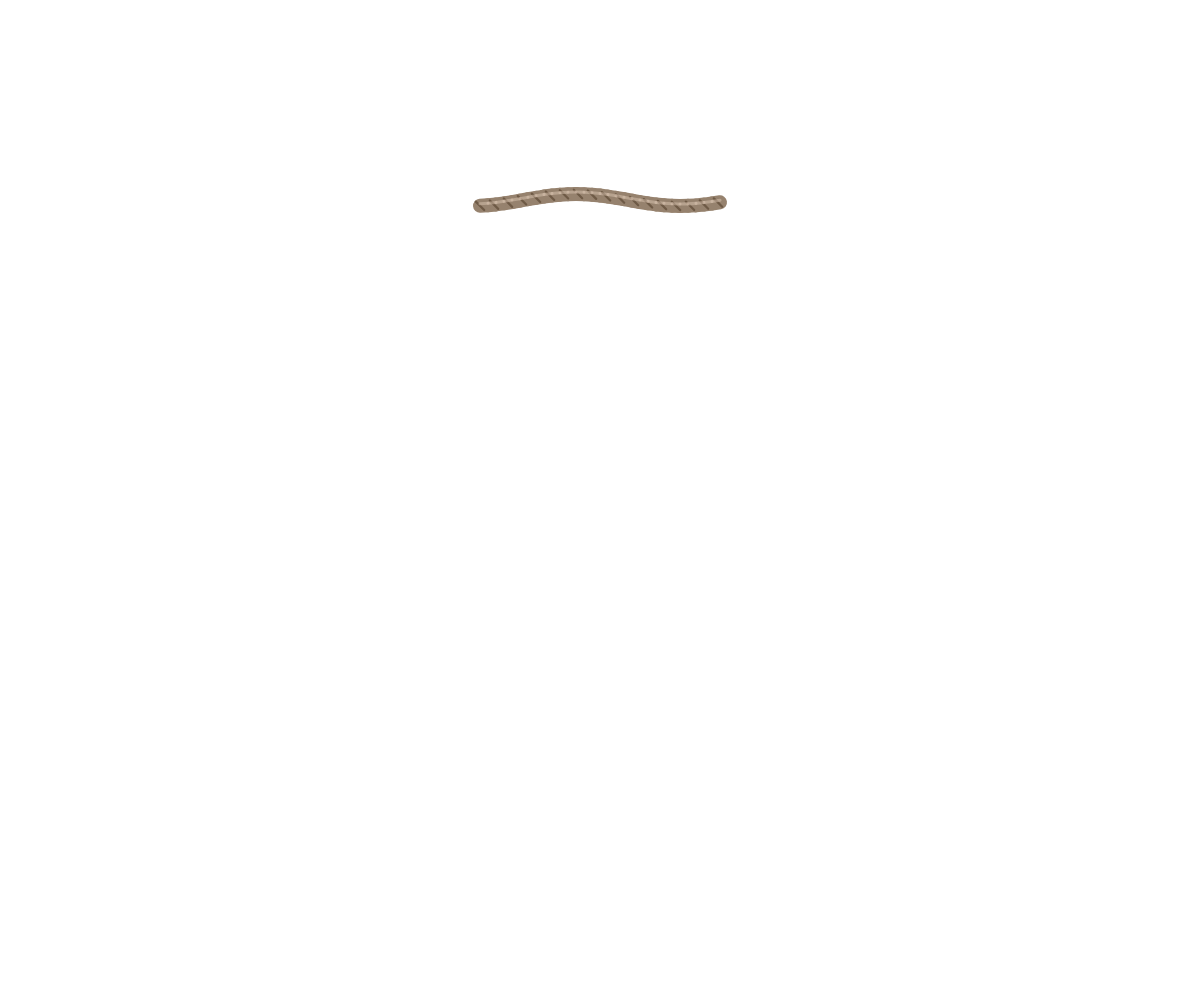
Frame 1 (no input)
Frame 60 (no input): identical to frame 1, image omitted
Frame 120 (the mouse pressed at the canvas centre since frame 60): identical to frame 1, image omitted

The p5.js sketch that drew this single still picture (run headless with seeded random() and noise() and a simulated clock; from frame 60 on, the mouse is pressed at the canvas centre):

// p5.js sketch
// ── sketch.js
let ropeX;
let ropeY;
let dragging = false;
let ropeLength = 240;
let targetLength = 240;

let drop = null;
let ripples = [];

let letters = [];
let waterLevel;
let dropTargetY;
let margin;

let poem = `And then you appeared. And then I fell in love with you.
My emotions hadn’t fluctuated that wildly in a long time. I realized I didn’t need high scores or a lot of money to feel joyful every day. The feelings I had spent so long chasing — you could give them to me with a single hug. So this is what it feels like to be cared for. So this is what it feels like to be missed. How can people hug each other every single day? Why me? How am I worthy of your love?
I accept your care cautiously, and cautiously test how bold I’m allowed to be. You hold my hand without saying anything, watching me fold your fingers one by one and open them again. You bury your head against my chest, and suddenly my heart feels like waves crashing inside me. When you kiss my cheek somewhere dark, my ears turn red enough to cosplay the sun.
I still have so many serious things to do this month — preparing for exams, working on my portfolio, taking tests in June, sending résumés, internships. I’m scared. Scared of the unknown, and of all the things that slip through my fingers no matter how hard I try to hold on to them.
And then I think of your face.
In your bright eyes, I can see myself reflected there. Suddenly, everything feels a little less frightening. You’re already beside me — what else is there to fear? All that’s left is to quietly prepare for each thing ahead of me, and then come to you afterward for praise and hugs.`;

function setup() {
  createCanvas(windowWidth, windowHeight);
  pixelDensity(1);

  ropeX = width / 2;
  ropeY = height * 0.2;
textFont("Georgia");
  margin = 20;
  createLetters();
}

/* ================= ROPE ================= */

function draw() {
  background(255);

  if (dragging) {
    ropeX = lerp(ropeX, mouseX, 0.1);
    ropeY = lerp(ropeY, mouseY, 0.1);
  }

  ropeLength = lerp(ropeLength, targetLength, 0.12);

  drawRope();
  updateDrop();
  updateRipples();
  drawLetters();
}


function drawRope() {

  let leftX = ropeX - ropeLength / 2;
  let rightX = ropeX + ropeLength / 2;

  let ropeThickness = map(ropeLength, 240, 280, 14, 9);

  /* ================= 主绳子 ================= */

  stroke(150, 130, 110);
  strokeWeight(ropeThickness);
  noFill();

  for (let x = leftX; x < rightX; x += 8) {

    let y1 = ropeY + sin(x * 0.03) * 6;
    let y2 = ropeY + sin((x + 8) * 0.03) * 6;

    line(x, y1, x + 8, y2);
  }

  /* ================= 麻花纹理 ================= */

  stroke(110, 90, 70);
  strokeWeight(ropeThickness * 0.16);

  let twistGap = map(ropeLength, 240, 280, 14, 20);

  for (let x = leftX; x < rightX; x += twistGap) {

    let y = ropeY + sin(x * 0.03) * 6;
    let twistSize = ropeThickness * 0.3;

    line(
      x - twistSize,
      y - twistSize,
      x + twistSize,
      y + twistSize
    );
  }

  /* ================= 高光 ================= */

  stroke(220, 200, 180, 120);
  strokeWeight(ropeThickness * 0.22);

  for (let x = leftX; x < rightX; x += 8) {

    let y1 = ropeY - 2 + sin(x * 0.03) * 6;
    let y2 = ropeY - 2 + sin((x + 8) * 0.03) * 6;

    line(x, y1, x + 8, y2);
  }
}

/* ================= MOUSE ================= */

function mousePressed() {
  let hitRope = false;

  let leftX = ropeX - ropeLength / 2;
  let rightX = ropeX + ropeLength / 2;

  for (let x = leftX; x < rightX; x += 8) {

    let y = ropeY + sin(x * 0.03) * 6;

    let d = dist(mouseX, mouseY, x, y);

    if (d < 12) {   // 🌿 绳子“粗细判定半径”
      hitRope = true;
      break;
  }
}

  if (hitRope) {
    dragging = true;
    targetLength = 280;

    drop = { x: mouseX, y: mouseY, speedY: 0 };

    dropTargetY = constrain(
      ropeY + random(180, 420),
      80,
      height - 60
    );
  }

  if (mouseY < height * 0.45 && !hitRope) {
    ripples.push({
      x: mouseX,
      y: mouseY,
      size: 10,
      alpha: 120
    });
  }
}

function mouseReleased() {
  dragging = false;
  targetLength = 240;
}

/* ================= DROP（水滴生成文字核心触发） ================= */

function updateDrop() {
  if (!drop) return;

  drop.speedY += 0.2;
  drop.y += drop.speedY;

  noStroke();
  fill(80, 140, 255);
  ellipse(drop.x, drop.y, 14, 18);

  if (drop.y > dropTargetY) {
    ripples.push({
      x: drop.x,
      y: drop.y,
      size: random(5, 20),
      alpha: 120
    });

    drop = null;
  }
}

/* ================= RIPPLE（唤醒文字） ================= */

function updateRipples() {
  for (let r of ripples) {

    noFill();
    stroke(100, 160, 255, r.alpha);
    strokeWeight(2);
    ellipse(r.x, r.y, r.size);

    for (let l of letters) {

      let d = dist(l.x, l.y, r.x, r.y);

      if (d < r.size / 2 + 10 && l.state === "hidden") {
        l.state = "visible";
        l.alpha = 255;
      }
    }

    r.size += 2;
    r.alpha -= 2;
  }

  ripples = ripples.filter(r => r.alpha > 0);
}

/* ================= LETTERS ================= */

function createLetters() {
  letters = [];

  let index = 0;
  let spacingX = 18;
  let spacingY = 30;

  for (let y = 40; y < height - margin; y += spacingY) {
    for (let x = margin; x < width - margin; x += spacingX) {

      if (index >= poem.length) index = 0;

      letters.push({
        char: poem[index],
        x: x,
        y: y,
        alpha: 0,
        state: "hidden",
        sinkOffset: random(1000),
        vy: 0,
        fallDelay: random(0, 300),
        fallStart:0
      });

      index++;
    }
  }
}

/* ================= DRAW LETTERS（核心逻辑） ================= */

function drawLetters() {
  textSize(16);
  noStroke();

  let allGenerated = letters.every(l => l.state !== "hidden");

  for (let l of letters) {

    // 🌙 1. 出现
    if (l.state === "visible") {
      l.alpha += 8;
      l.alpha = min(l.alpha, 255);
    }

    // 🌊 2. 全部生成后进入坍塌
    if (allGenerated && l.state === "visible") {
  if (!l.fallStart) {
    l.fallStart = frameCount + l.fallDelay;
  }
}

    // 🌙 3. 坍塌
      if (l.fallStart && frameCount > l.fallStart) {

        l.state = "falling";

        l.vy += 0.12;
        l.y += l.vy;

        l.alpha -= 0.5;
        l.alpha = max(l.alpha, 0);
      }

    // 🌊 水波残影（轻微生命感）
    let waveY = sin(frameCount * 0.02 + l.sinkOffset) * 1.5;

    fill(120, 170, 255, l.alpha);
    text(l.char, l.x, l.y + waveY);
  }
}
